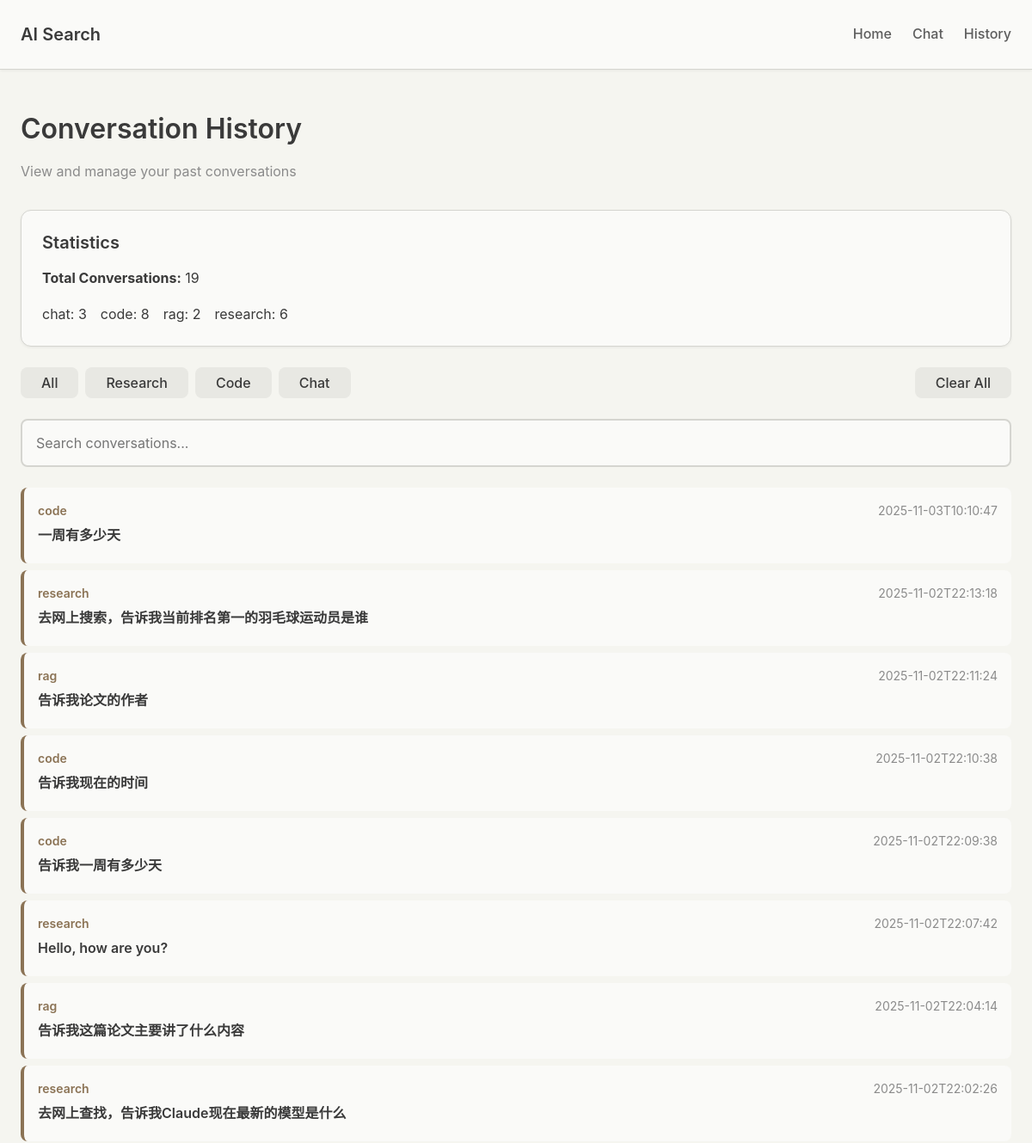
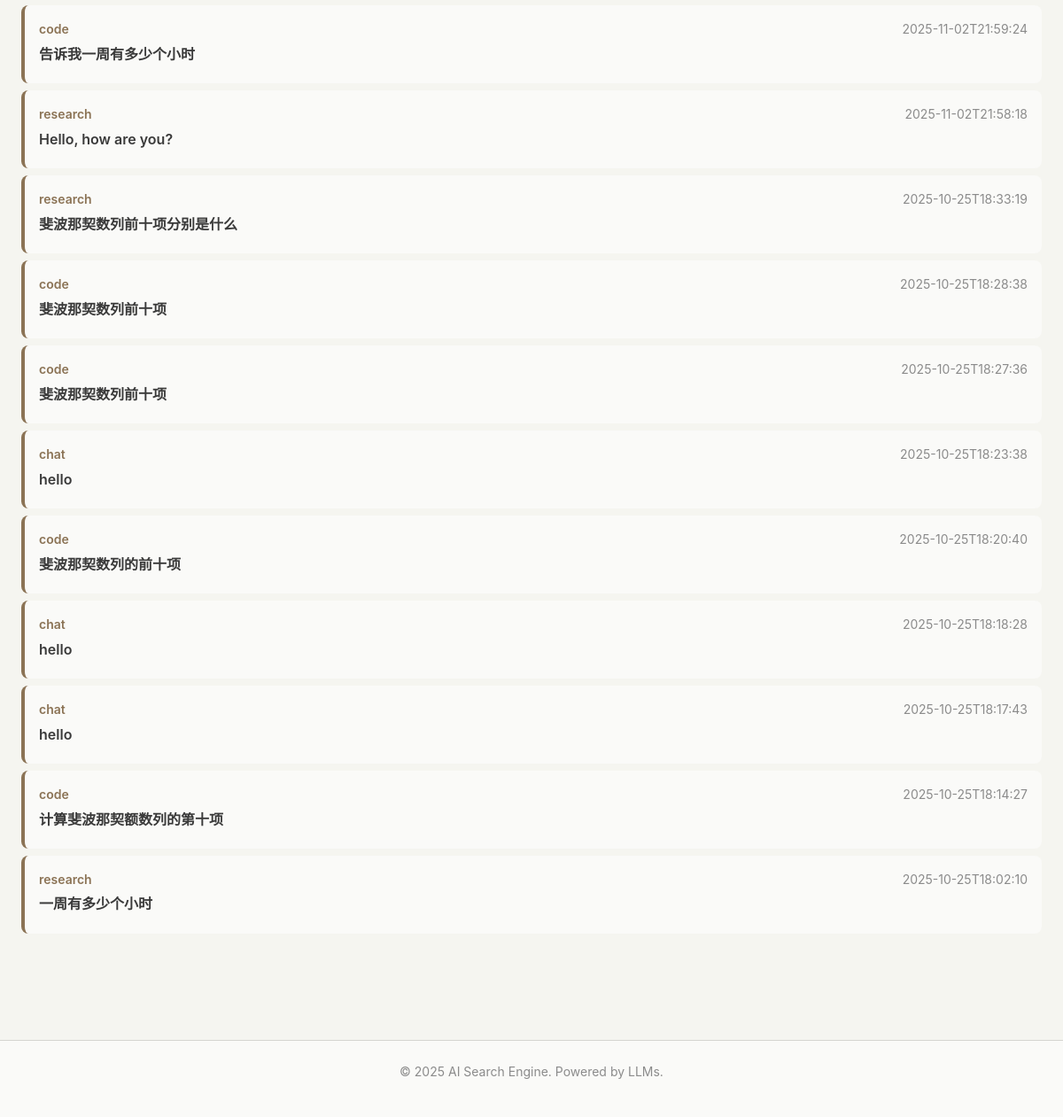
The page /history/ on the database its author committed (2 pictures, top to bottom).
### tables this page shows
CREATE TABLE conversation_history (
                id INTEGER PRIMARY KEY AUTOINCREMENT,
                timestamp TEXT NOT NULL,
                mode TEXT NOT NULL,
                query TEXT NOT NULL,
                response TEXT NOT NULL,
                metadata TEXT
            );

### src/web/routers/history.py (the view)
@router.get("/", response_class=HTMLResponse)
async def view_history(
    request: Request,
    limit: int = Query(50, ge=1, le=200),
    mode: str = Query(None)
):
    templates = request.app.state.templates
    try:
        if mode:
            conversations = await database.search_conversations(
                search_query="",
                mode=mode,
                limit=limit
            )
        else:
            conversations = await database.get_recent_conversations(limit=limit)
        stats = await database.get_statistics()
        return templates.TemplateResponse(
            "history.html",
            {
                "request": request,
                "conversations": conversations,
                "stats": stats,
                "current_mode": mode
            }
        )
    except Exception as e:
        logger.error(f"History view error: {e}")
        return templates.TemplateResponse(
            "history.html",
            {
                "request": request,
                "conversations": [],
                "error": str(e)
            }
        )

### src/web/templates/history.html (shortened to what this page needs)
{% extends "base.html" %}
{% block content %}
<div class="container">
    <div class="result-header">
        <h1>Conversation History</h1>
        <p class="text-muted">View and manage your past conversations</p>
    </div>
    {% if stats %}
    <div class="card mb-3">
        <h3>Statistics</h3>
        <p><strong>Total Conversations:</strong> {{ stats.total }}</p>
        <div style="display: flex; gap: 1rem; margin-top: 0.5rem;">
            {% for mode, count in stats.by_mode.items() %}
            <span>{{ mode }}: {{ count }}</span>
            {% endfor %}
        </div>
    </div>
    {% endif %}
    <div class="history-filters">
        <button class="btn btn-secondary" onclick="filterHistory(null)">All</button>
        <button class="btn btn-secondary" onclick="filterHistory('research')">Research</button>
        <button class="btn btn-secondary" onclick="filterHistory('code')">Code</button>
        <button class="btn btn-secondary" onclick="filterHistory('chat')">Chat</button>
        <button class="btn btn-secondary" style="margin-left: auto;"
                hx-delete="/history"
                hx-confirm="Clear ALL history? This cannot be undone!"
                hx-on::after-request="location.reload()">
            Clear All
        </button>
    </div>
    <div class="mb-3">
        <form
            hx-get="/history/search"
            hx-target="#history-list"
            hx-trigger="submit"
        >
            <div class="form-group">
                <input
                    type="text"
                    name="q"
                    class="form-input"
                    placeholder="Search conversations..."
                    autocomplete="off"
                >
            </div>
        </form>
    </div>
    <div id="history-list">
        {% if conversations %}
            {% for conv in conversations %}
            <div
                class="history-item"
                hx-get="/history/{{ conv.id }}"
                hx-target="#conversation-detail"
                hx-swap="innerHTML"
            >
                <div class="history-item-meta">
                    <span style="font-weight: 600; color: var(--accent-warm);">{{ conv.mode }}</span>
                    <span>{{ conv.timestamp[:19] }}</span>
                </div>
                <div class="history-item-query">
                    {{ conv.query[:100] }}{% if conv.query|length > 100 %}...{% endif %}
                </div>
            </div>
            {% endfor %}
        {% else %}
            <div class="card">
                <p class="text-muted">No conversations found.</p>
            </div>
        {% endif %}
    </div>
</div>
{% endblock %}

### src/web/templates/base.html (shortened to what this page needs)
<!DOCTYPE html>
<html lang="zh-CN">
<head>
    <link rel="stylesheet" href="{{ url_for('static', path='/css/style.css') }}">
</head>
<body>
    <header class="header">
        <div class="container">
            <div class="header-content">
                <a href="/" class="logo">AI Search</a>
                <nav class="nav">
                    <a href="/">Home</a>
                    <a href="/chat">Chat</a>
                    <a href="/history">History</a>
                </nav>
            </div>
        </div>
    </header>
    <main class="main">
        {% block content %}{% endblock %}
    </main>
    <footer class="footer">
        <div class="container">
            <p>&copy; 2025 AI Search Engine. Powered by LLMs.</p>
        </div>
    </footer>
</body>
</html>

### src/web/static/css/style.css (style rules this page uses)
:root { --bg-primary: #F5F5F0; --bg-secondary: #FAFAF8; --bg-tertiary: #E8E8E3; --text-primary: #3A3A3A; --text-secondary: #5D5D5D; --text-muted: #8B8B8B; --accent-warm: #8B7355; --accent-light: #A69080; --accent-hover: #73614A; --success: #6B8E7D; --error: #B8655F; --warning: #C9A66B; --info: #7B8FA3; --border-color: #D5D5D0; --shadow-sm: 0 1px 3px rgba(58, 58, 58, 0.08); --shadow-md: 0 4px 12px rgba(58, 58, 58, 0.12); --shadow-lg: 0 8px 24px rgba(58, 58, 58, 0.16); --spacing-xs: 0.25rem; --spacing-sm: 0.5rem; --spacing-md: 1rem; --spacing-lg: 1.5rem; --spacing-xl: 2rem; --spacing-2xl: 3rem; --font-sans: -apple-system, BlinkMacSystemFont, 'Segoe UI', 'Roboto', 'Helvetica Neue', Arial, sans-serif; --font-mono: 'SF Mono', Monaco, 'Cascadia Code', 'Roboto Mono', 'Courier New', monospace; --font-size-xs: 0.75rem; --font-size-sm: 0.875rem; --font-size-base: 1rem; --font-size-lg: 1.125rem; --font-size-xl: 1.25rem; --font-size-2xl: 1.5rem; --font-size-3xl: 2rem; --radius-sm: 4px; --radius-md: 8px; --radius-lg: 12px; --radius-full: 9999px; --transition-fast: 150ms ease; --transition-base: 250ms ease; --transition-slow: 350ms ease; }
* { margin: 0; padding: 0; box-sizing: border-box; }
html { font-size: 16px; -webkit-font-smoothing: antialiased; -moz-osx-font-smoothing: grayscale; }
body { font-family: var(--font-sans); font-size: var(--font-size-base); line-height: 1.6; color: var(--text-primary); background-color: var(--bg-primary); min-height: 100vh; }
h1, h2, h3, h4, h5, h6 { font-weight: 600; line-height: 1.3; margin-bottom: var(--spacing-md); color: var(--text-primary); }
h1 { font-size: var(--font-size-3xl); }
h3 { font-size: var(--font-size-xl); }
p { margin-bottom: var(--spacing-md); }
a { color: var(--accent-warm); text-decoration: none; transition: color var(--transition-fast); }
.container { max-width: 1200px; margin: 0 auto; padding: 0 var(--spacing-lg); }
.header { background-color: var(--bg-secondary); border-bottom: 1px solid var(--border-color); padding: var(--spacing-lg) 0; box-shadow: var(--shadow-sm); }
.header-content { display: flex; justify-content: space-between; align-items: center; }
.logo { font-size: var(--font-size-xl); font-weight: 600; color: var(--text-primary); }
.nav { display: flex; gap: var(--spacing-lg); }
.nav a { color: var(--text-secondary); font-weight: 500; transition: color var(--transition-fast); }
.main { padding: var(--spacing-2xl) 0; min-height: calc(100vh - 200px); }
.footer { background-color: var(--bg-secondary); border-top: 1px solid var(--border-color); padding: var(--spacing-lg) 0; margin-top: var(--spacing-2xl); text-align: center; color: var(--text-muted); font-size: var(--font-size-sm); }
.btn { display: inline-block; padding: var(--spacing-sm) var(--spacing-lg); font-size: var(--font-size-base); font-weight: 500; font-family: var(--font-sans); text-align: center; border: none; border-radius: var(--radius-md); cursor: pointer; transition: all var(--transition-base); text-decoration: none; }
.btn-secondary { background-color: var(--bg-tertiary); color: var(--text-primary); }
.card { background-color: var(--bg-secondary); border: 1px solid var(--border-color); border-radius: var(--radius-lg); padding: var(--spacing-lg); box-shadow: var(--shadow-sm); transition: box-shadow var(--transition-base); }
.form-group { margin-bottom: var(--spacing-lg); }
.form-input, .form-textarea { width: 100%; padding: var(--spacing-md); font-size: var(--font-size-base); font-family: var(--font-sans); color: var(--text-primary); background-color: var(--bg-secondary); border: 2px solid var(--border-color); border-radius: var(--radius-md); transition: all var(--transition-base); }
.result-header { margin-bottom: var(--spacing-xl); }
.history-filters { display: flex; gap: var(--spacing-sm); margin-bottom: var(--spacing-lg); }
.history-item { padding: var(--spacing-md); margin-bottom: var(--spacing-sm); background-color: var(--bg-secondary); border-radius: var(--radius-md); border-left: 4px solid var(--accent-warm); cursor: pointer; transition: all var(--transition-fast); }
.history-item-meta { display: flex; justify-content: space-between; font-size: var(--font-size-sm); color: var(--text-muted); margin-bottom: var(--spacing-xs); }
.history-item-query { font-weight: 600; margin-bottom: var(--spacing-xs); color: var(--text-primary); }
.mb-3 { margin-bottom: var(--spacing-lg); }
.text-muted { color: var(--text-muted); }

### rows shown on the page
conversation_history: mode "chat", id "3", timestamp "2025-10-25T18:17:43", query "hello"
conversation_history: mode "code", id "8", timestamp "2025-10-25T18:28:38", query "斐波那契数列前十项"
conversation_history: mode "code", timestamp "2025-11-03T10:10:47", query "一周有多少天"
conversation_history: mode "research", timestamp "2025-11-02T22:13:18", query "去网上搜索，告诉我当前排名第一的羽毛球运动员是谁"
conversation_history: mode "rag", timestamp "2025-11-02T22:11:24", query "告诉我论文的作者"
conversation_history: mode "code", timestamp "2025-11-02T22:10:38", query "告诉我现在的时间"
conversation_history: mode "code", timestamp "2025-11-02T22:09:38", query "告诉我一周有多少天"
conversation_history: mode "research", timestamp "2025-11-02T22:07:42", query "Hello, how are you?"
conversation_history: mode "rag", timestamp "2025-11-02T22:04:14", query "告诉我这篇论文主要讲了什么内容"
conversation_history: mode "research", timestamp "2025-11-02T22:02:26", query "去网上查找，告诉我Claude现在最新的模型是什么"
conversation_history: mode "code", timestamp "2025-11-02T21:59:24", query "告诉我一周有多少个小时"
conversation_history: mode "research", timestamp "2025-11-02T21:58:18", query "Hello, how are you?"
conversation_history: mode "research", timestamp "2025-10-25T18:33:19", query "斐波那契数列前十项分别是什么"
conversation_history: mode "code", timestamp "2025-10-25T18:27:36", query "斐波那契数列前十项"
conversation_history: mode "chat", timestamp "2025-10-25T18:23:38", query "hello"
conversation_history: mode "code", timestamp "2025-10-25T18:20:40", query "斐波那契数列的前十项"
conversation_history: mode "chat", timestamp "2025-10-25T18:18:28", query "hello"
conversation_history: mode "code", timestamp "2025-10-25T18:14:27", query "计算斐波那契额数列的第十项"
conversation_history: mode "research", timestamp "2025-10-25T18:02:10", query "一周有多少个小时"

### other values the page prints
{{ stats.total }} "19"
{{ mode }} "rag" "research"
{{ count }} "2" "6"
